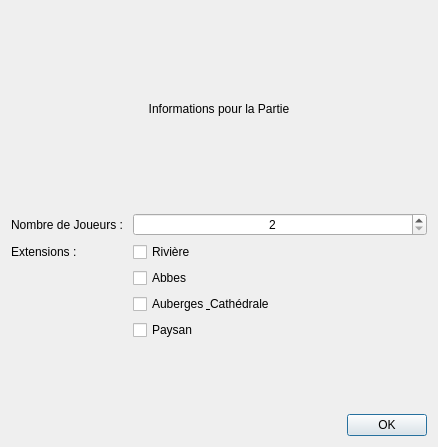
<?xml version="1.0" encoding="UTF-8"?>
<ui version="4.0">
 <class>windowextensions</class>
 <widget class="QDialog" name="windowextensions">
  <property name="geometry">
   <rect>
    <x>0</x>
    <y>0</y>
    <width>438</width>
    <height>447</height>
   </rect>
  </property>
  <property name="windowTitle">
   <string>Configuration Partie</string>
  </property>
  <layout class="QGridLayout" name="gridLayout">
   <item row="0" column="0">
    <layout class="QVBoxLayout" name="verticalLayout">
     <item>
      <widget class="QLabel" name="Qlabel_informations">
       <property name="text">
        <string>Informations pour la Partie</string>
       </property>
       <property name="alignment">
        <set>Qt::AlignCenter</set>
       </property>
      </widget>
     </item>
     <item>
      <layout class="QFormLayout" name="formLayout_4">
       <item row="0" column="0">
        <widget class="QLabel" name="QLabel_nb_joueurs">
         <property name="text">
          <string>Nombre de Joueurs : </string>
         </property>
        </widget>
       </item>
       <item row="0" column="1">
        <widget class="QSpinBox" name="QSpinBox_nb_joueurs">
         <property name="alignment">
          <set>Qt::AlignCenter</set>
         </property>
         <property name="minimum">
          <number>2</number>
         </property>
         <property name="maximum">
          <number>4</number>
         </property>
        </widget>
       </item>
       <item row="1" column="0">
        <widget class="QLabel" name="label_3">
         <property name="text">
          <string>Extensions :</string>
         </property>
        </widget>
       </item>
       <item row="1" column="1">
        <widget class="QCheckBox" name="QCheckBox_riviere">
         <property name="text">
          <string>Rivière</string>
         </property>
        </widget>
       </item>
       <item row="3" column="1">
        <widget class="QCheckBox" name="QcheckBox_auberges">
         <property name="text">
          <string>Auberges &amp; Cathédrale</string>
         </property>
        </widget>
       </item>
       <item row="2" column="1">
        <widget class="QCheckBox" name="QCheckBox_abbes">
         <property name="text">
          <string>Abbes</string>
         </property>
        </widget>
       </item>
       <item row="4" column="1">
        <widget class="QCheckBox" name="QcheckBox_paysan">
         <property name="text">
          <string>Paysan</string>
         </property>
        </widget>
       </item>
      </layout>
     </item>
    </layout>
   </item>
   <item row="1" column="0">
    <widget class="QDialogButtonBox" name="buttonBox">
     <property name="standardButtons">
      <set>QDialogButtonBox::Ok</set>
     </property>
    </widget>
   </item>
  </layout>
 </widget>
 <resources/>
 <connections>
  <connection>
   <sender>buttonBox</sender>
   <signal>accepted()</signal>
   <receiver>windowextensions</receiver>
   <slot>accept()</slot>
   <hints>
    <hint type="sourcelabel">
     <x>218</x>
     <y>425</y>
    </hint>
    <hint type="destinationlabel">
     <x>218</x>
     <y>223</y>
    </hint>
   </hints>
  </connection>
 </connections>
</ui>
